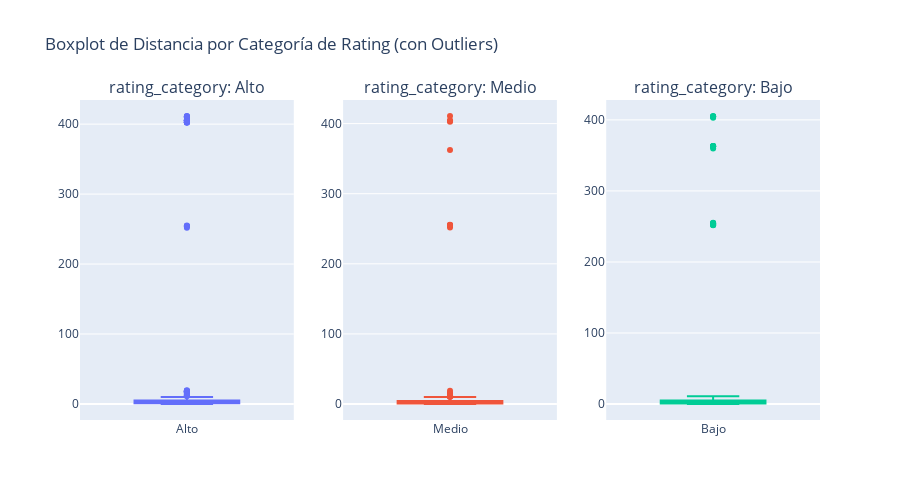

Notebook code cell kept with this figure:
### Markdown cell above
### 1.3.1  Visualizacion de valores extremos.

### Code cell
# Ver outliers de distancia por categoría de rating
visualization.plot_interactive_boxplot(
    datos_imputados, 
    column='distancia_km',
    target_class='rating_category',
    title='Boxplot de Distancia por Categoría de Rating (con Outliers)'
)

### Figure 1 — Plotly figure (JSON) as saved in the notebook; plotly's stock layout.template omitted (floating-point values rounded to 4 significant figures; data arrays with more than 128 entries replaced by an {"elided": "..."} marker saying what was removed)
{"data": [{"boxpoints": "outliers", "name": "Alto", "showlegend": false, "type": "box", "xaxis": "x", "y": {"elided": "486 float values"}, "yaxis": "y"}, {"boxpoints": "outliers", "name": "Medio", "showlegend": false, "type": "box", "xaxis": "x2", "y": {"elided": "421 float values"}, "yaxis": "y2"}, {"boxpoints": "outliers", "name": "Bajo", "showlegend": false, "type": "box", "xaxis": "x3", "y": {"elided": "254 float values"}, "yaxis": "y3"}], "layout": {"annotations": [{"font": {"size": 16}, "showarrow": false, "text": "rating_category: Alto", "x": 0.1444, "xanchor": "center", "xref": "paper", "y": 1, "yanchor": "bottom", "yref": "paper"}, {"font": {"size": 16}, "showarrow": false, "text": "rating_category: Medio", "x": 0.5, "xanchor": "center", "xref": "paper", "y": 1, "yanchor": "bottom", "yref": "paper"}, {"font": {"size": 16}, "showarrow": false, "text": "rating_category: Bajo", "x": 0.8556, "xanchor": "center", "xref": "paper", "y": 1, "yanchor": "bottom", "yref": "paper"}], "height": 500, "title": {"text": "Boxplot de Distancia por Categoría de Rating (con Outliers)"}, "xaxis": {"anchor": "y", "domain": [0, 0.2889]}, "xaxis2": {"anchor": "y2", "domain": [0.3556, 0.6444]}, "xaxis3": {"anchor": "y3", "domain": [0.7111, 1]}, "yaxis": {"anchor": "x", "domain": [0, 1]}, "yaxis2": {"anchor": "x2", "domain": [0, 1]}, "yaxis3": {"anchor": "x3", "domain": [0, 1]}}}
